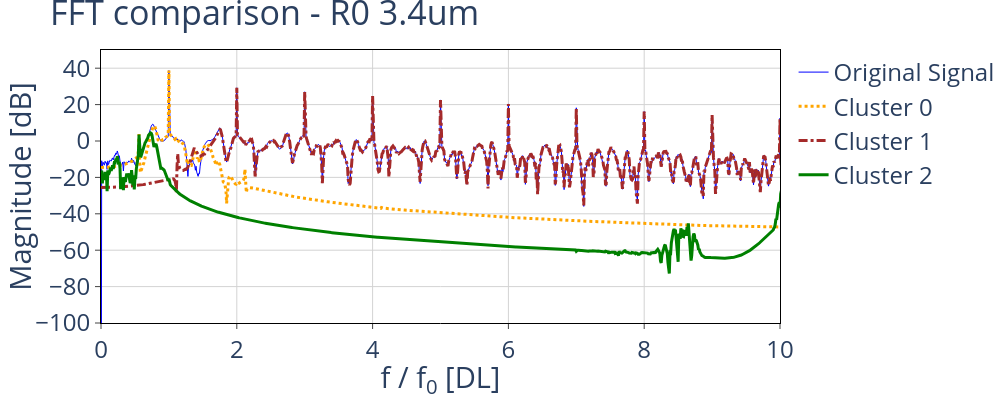
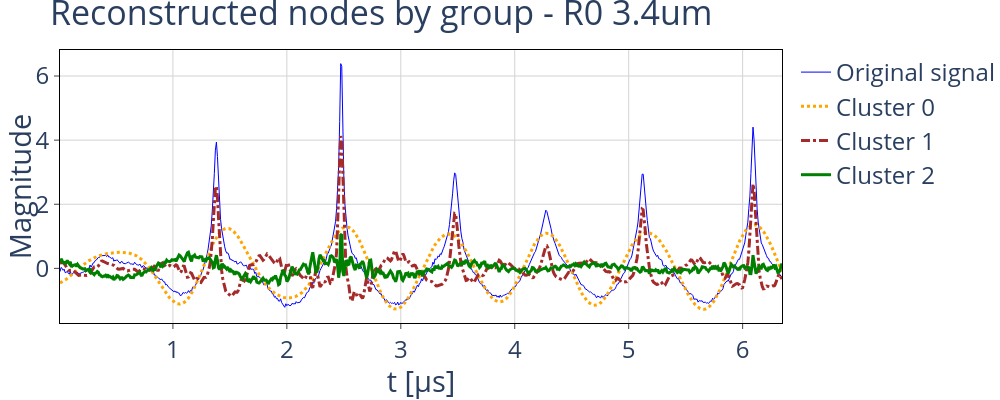

Notebook code cell kept with these figures, in order:
### Code cell
# Set clusters to None to plot all of them, otherwise, plot a list of int
# fig = plot.plot_fft_by_group(
#     tr_obj, labels, sampling_rate,
#     clusters=None, xlim=10, fundamental_freq=frequency,
#     freq_threshold=freq_threshold
# )

for i in range(n_cases):
    fig_psd_rec_arb = plot.plot_fft_by_group(
        results_df[i]['tr_obj'], results_df[i]['labels_sorted'], sampling_rate=sampling_rate,
        clusters=None, 
        xlims=[0,fft_lim], 
        ylims=[-100,50],
        fundamental_freq=frequency,
        freq_threshold=freq_threshold, label_map=label_map_details[i],
        fig_height=Fig_Height,
        title = "FFT comparison - " + results_df[i]['legend']
    )
    if savefig_flag:
        fig_psd_rec_arb_name = (
            "spectrum_rec_centeroids_arbitrary_GA_calculated_emissions_"
            f"{results_df[i]['legend']}"
            f"_freq{frequency*1e-6:.1f}MHz_Pac{pac*1e-6:.1f}MPa"
        ).replace(".", "p").replace(" ", "")
        print("figure name: " + fig_psd_rec_arb_name)
        save_figure(fig_psd_rec_arb, fig_psd_rec_arb_name, folder_path)
    
    fig_rec_arb = plot.plot_reconstructions_by_group(
        results_df[i]['tr_obj'], results_df[i]['labels_sorted'], t_plot=results_df[0]['t_data_truncated'], freq_threshold=freq_threshold, 
        fig_height=Fig_Height, title = "Reconstructed nodes by group - " + results_df[i]['legend']#, label_map=label_map_details[i] 
    )
    if savefig_flag:
        fig_rec_arb_name = (
            "sig_rec_centeroids_arbitrary_GA_calculated_emissions_"
            f"{results_df[i]['legend']}"
            f"_freq{frequency*1e-6:.1f}MHz_Pac{pac*1e-6:.1f}MPa"
        ).replace(".", "p").replace(" ", "")
        print("figure name: " + fig_rec_arb_name)
        save_figure(fig_rec_arb, fig_rec_arb_name, folder_path)

### Figure 1 — Plotly figure (JSON) as saved in the notebook; plotly's stock layout.template omitted (floating-point values rounded to 4 significant figures; data arrays with more than 128 entries replaced by an {"elided": "..."} marker saying what was removed)
{"data": [{"line": {"color": "blue", "dash": "solid", "width": 1}, "mode": "lines", "name": "Original Signal", "type": "scatter", "x": {"elided": "5000 float values"}, "y": {"elided": "5000 float values"}}, {"line": {"color": "orange", "dash": "dot", "width": 3}, "mode": "lines", "name": "Cluster 0", "type": "scatter", "x": {"elided": "5000 float values"}, "y": {"elided": "5000 float values"}}, {"line": {"color": "brown", "dash": "dashdot", "width": 3}, "mode": "lines", "name": "Cluster 1", "type": "scatter", "x": {"elided": "5000 float values"}, "y": {"elided": "5000 float values"}}, {"line": {"color": "green", "dash": "solid", "width": 3}, "mode": "lines", "name": "Cluster 2", "type": "scatter", "x": {"elided": "5000 float values"}, "y": {"elided": "5000 float values"}}], "layout": {"font": {"size": 24}, "height": 400, "legend": {"font": {"size": 24}, "title": {"text": ""}, "traceorder": "normal"}, "margin": {"b": 0, "l": 0, "r": 0, "t": 50}, "plot_bgcolor": "white", "title": {"text": "FFT comparison - R0 3.4um"}, "width": 1000, "xaxis": {"gridcolor": "lightgrey", "linecolor": "black", "mirror": true, "range": [0, 10], "showline": true, "tickfont": {"size": 24}, "ticks": "outside", "title": {"text": "f / f<sub>0</sub> [DL]"}}, "yaxis": {"gridcolor": "lightgrey", "linecolor": "black", "mirror": true, "range": [-100, 50], "showline": true, "tickfont": {"size": 24}, "ticks": "outside", "title": {"text": "Magnitude [dB]"}}}}

### Figure 2 — Plotly figure (JSON) as saved in the notebook; plotly's stock layout.template omitted (floating-point values rounded to 4 significant figures; data arrays with more than 128 entries replaced by an {"elided": "..."} marker saying what was removed)
{"data": [{"line": {"color": "blue", "dash": "solid", "width": 1}, "mode": "lines", "name": "Original signal", "type": "scatter", "x": {"elided": "698 float values"}, "y": {"elided": "698 float values"}}, {"line": {"color": "orange", "dash": "dot", "width": 3}, "mode": "lines", "name": "Cluster 0", "type": "scatter", "x": {"elided": "698 float values"}, "y": {"elided": "698 float values"}}, {"line": {"color": "brown", "dash": "dashdot", "width": 3}, "mode": "lines", "name": "Cluster 1", "type": "scatter", "x": {"elided": "698 float values"}, "y": {"elided": "698 float values"}}, {"line": {"color": "green", "dash": "solid", "width": 3}, "mode": "lines", "name": "Cluster 2", "type": "scatter", "x": {"elided": "698 float values"}, "y": {"elided": "698 float values"}}], "layout": {"font": {"size": 24}, "height": 400, "legend": {"font": {"size": 24}, "title": {"text": ""}, "traceorder": "normal"}, "margin": {"b": 0, "l": 0, "r": 0, "t": 50}, "plot_bgcolor": "white", "title": {"text": "Reconstructed nodes by group - R0 3.4um"}, "width": 1000, "xaxis": {"gridcolor": "lightgrey", "linecolor": "black", "mirror": true, "showline": true, "tickfont": {"size": 24}, "ticks": "outside", "title": {"text": "t [&mu;s]"}}, "yaxis": {"gridcolor": "lightgrey", "linecolor": "black", "mirror": true, "showline": true, "tickfont": {"size": 24}, "ticks": "outside", "title": {"text": "Magnitude"}}}}
